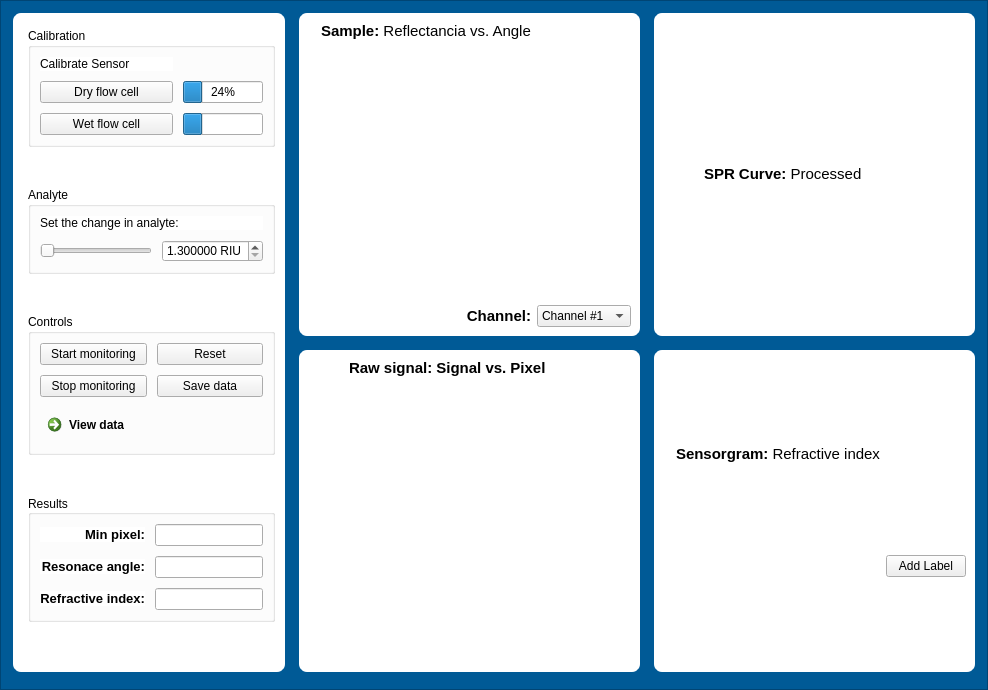
       <widget class="QFrame" name="main_frame">
        <property name="styleSheet">
         <string notr="true">QFrame{
	background-color: rgb(0, 90, 150);
}
QLabel{
	border: none;
}</string>
        </property>
        <property name="frameShape">
         <enum>QFrame::StyledPanel</enum>
        </property>
        <property name="frameShadow">
         <enum>QFrame::Raised</enum>
        </property>
        <layout class="QHBoxLayout" name="horizontalLayout_2">
         <property name="spacing">
          <number>10</number>
         </property>
         <property name="leftMargin">
          <number>10</number>
         </property>
         <property name="topMargin">
          <number>10</number>
         </property>
         <property name="rightMargin">
          <number>10</number>
         </property>
         <property name="bottomMargin">
          <number>15</number>
         </property>
         <item>
          <widget class="QFrame" name="frame_config">
           <property name="sizePolicy">
            <sizepolicy hsizetype="Preferred" vsizetype="Preferred">
             <horstretch>0</horstretch>
             <verstretch>0</verstretch>
            </sizepolicy>
           </property>
           <property name="minimumSize">
            <size>
             <width>250</width>
             <height>0</height>
            </size>
           </property>
           <property name="maximumSize">
            <size>
             <width>300</width>
             <height>16777215</height>
            </size>
           </property>
           <property name="styleSheet">
            <string notr="true">QFrame{
	background-color: rgb(255, 255, 255);
	border: 2px solid;
	border-color: rgb(0, 90, 150);
	border-radius: 10px;	
}
QLabel{
	border: none;
}
</string>
           </property>
           <property name="frameShape">
            <enum>QFrame::StyledPanel</enum>
           </property>
           <property name="frameShadow">
            <enum>QFrame::Raised</enum>
           </property>
           <layout class="QVBoxLayout" name="verticalLayout_2">
            <property name="spacing">
             <number>0</number>
            </property>
            <property name="leftMargin">
             <number>15</number>
            </property>
            <property name="topMargin">
             <number>15</number>
            </property>
            <property name="rightMargin">
             <number>10</number>
            </property>
            <property name="bottomMargin">
             <number>10</number>
            </property>
            <item>
             <widget class="QGroupBox" name="gb_calibration">
              <property name="sizePolicy">
               <sizepolicy hsizetype="Preferred" vsizetype="Fixed">
                <horstretch>0</horstretch>
                <verstretch>0</verstretch>
               </sizepolicy>
              </property>
              <property name="styleSheet">
               <string notr="true">font: 500 10pt &quot;Segoe UI&quot;;</string>
              </property>
              <property name="title">
               <string>Calibration</string>
              </property>
              <layout class="QGridLayout" name="gridLayout_8">
               <property name="spacing">
                <number>10</number>
               </property>
               <item row="3" column="0">
                <widget class="QPushButton" name="btn_Wet_flow_cell">
                 <property name="text">
                  <string>Wet flow cell</string>
                 </property>
                </widget>
               </item>
               <item row="1" column="0">
                <widget class="QPushButton" name="btn_Dry_flow_cell">
                 <property name="styleSheet">
                  <string notr="true">QPushButton{color:rgb(0,0,0)}
QPushButton::Hover{
			background-color: rgb(0, 160, 255); }
</string>
                 </property>
                 <property name="text">
                  <string>Dry flow cell</string>
                 </property>
                </widget>
               </item>
               <item row="0" column="0">
                <widget class="QLabel" name="label_16">
                 <property name="sizePolicy">
                  <sizepolicy hsizetype="Preferred" vsizetype="Fixed">
                   <horstretch>0</horstretch>
                   <verstretch>0</verstretch>
                  </sizepolicy>
                 </property>
                 <property name="styleSheet">
                  <string notr="true"/>
                 </property>
                 <property name="frameShape">
                  <enum>QFrame::NoFrame</enum>
                 </property>
                 <property name="text">
                  <string>&lt;html&gt;&lt;head/&gt;&lt;body&gt;&lt;p&gt;&lt;span style=&quot; font-weight:400;&quot;&gt;Calibrate Sensor&lt;/span&gt;&lt;/p&gt;&lt;/body&gt;&lt;/html&gt;</string>
                 </property>
                 <property name="alignment">
                  <set>Qt::AlignLeading|Qt::AlignLeft|Qt::AlignVCenter</set>
                 </property>
                </widget>
               </item>
               <item row="3" column="1">
                <widget class="QProgressBar" name="pgsBar_wet_cell">
                 <property name="sizePolicy">
                  <sizepolicy hsizetype="Preferred" vsizetype="Fixed">
                   <horstretch>0</horstretch>
                   <verstretch>0</verstretch>
                  </sizepolicy>
                 </property>
                 <property name="maximumSize">
                  <size>
                   <width>80</width>
                   <height>16777215</height>
                  </size>
                 </property>
                 <property name="value">
                  <number>24</number>
                 </property>
                 <property name="textVisible">
                  <bool>false</bool>
                 </property>
                </widget>
               </item>
               <item row="1" column="1">
                <widget class="QProgressBar" name="pgsBar_dry_cell">
                 <property name="sizePolicy">
                  <sizepolicy hsizetype="Preferred" vsizetype="Fixed">
                   <horstretch>0</horstretch>
                   <verstretch>0</verstretch>
                  </sizepolicy>
                 </property>
                 <property name="maximumSize">
                  <size>
                   <width>80</width>
                   <height>16777215</height>
                  </size>
                 </property>
                 <property name="value">
                  <number>24</number>
                 </property>
                </widget>
               </item>
              </layout>
             </widget>
            </item>
            <item>
             <spacer name="verticalSpacer_3">
              <property name="orientation">
               <enum>Qt::Vertical</enum>
              </property>
              <property name="sizeHint" stdset="0">
               <size>
                <width>20</width>
                <height>40</height>
               </size>
              </property>
             </spacer>
            </item>
            <item>
             <widget class="QGroupBox" name="gb_analyte">
              <property name="sizePolicy">
               <sizepolicy hsizetype="Preferred" vsizetype="Fixed">
                <horstretch>0</horstretch>
                <verstretch>0</verstretch>
               </sizepolicy>
              </property>
              <property name="styleSheet">
               <string notr="true">font: 500 10pt &quot;Segoe UI&quot;;</string>
              </property>
              <property name="title">
               <string>Analyte</string>
              </property>
              <layout class="QGridLayout" name="gridLayout_6">
               <property name="spacing">
                <number>10</number>
               </property>
               <item row="0" column="0" colspan="2">
                <widget class="QLabel" name="label">
                 <property name="sizePolicy">
                  <sizepolicy hsizetype="Preferred" vsizetype="Fixed">
                   <horstretch>0</horstretch>
                   <verstretch>0</verstretch>
                  </sizepolicy>
                 </property>
                 <property name="text">
                  <string>&lt;html&gt;&lt;head/&gt;&lt;body&gt;&lt;p&gt;&lt;span style=&quot; font-weight:400;&quot;&gt;Set the change in analyte:&lt;/span&gt;&lt;/p&gt;&lt;/body&gt;&lt;/html&gt;</string>
                 </property>
                </widget>
               </item>
               <item row="1" column="0">
                <widget class="QSlider" name="refractive_index_slider">
                 <property name="minimum">
                  <number>1300000</number>
                 </property>
                 <property name="maximum">
                  <number>1370000</number>
                 </property>
                 <property name="singleStep">
                  <number>5</number>
                 </property>
                 <property name="orientation">
                  <enum>Qt::Horizontal</enum>
                 </property>
                </widget>
               </item>
               <item row="1" column="1">
                <widget class="QDoubleSpinBox" name="refractive_index_analyte">
                 <property name="styleSheet">
                  <string notr="true">font: 600 11pt &quot;Segoe UI&quot;;</string>
                 </property>
                 <property name="suffix">
                  <string> RIU</string>
                 </property>
                 <property name="decimals">
                  <number>6</number>
                 </property>
                 <property name="minimum">
                  <double>1.300000000000000</double>
                 </property>
                 <property name="maximum">
                  <double>1.370000000000000</double>
                 </property>
                 <property name="singleStep">
                  <double>0.000005000000000</double>
                 </property>
                </widget>
               </item>
              </layout>
             </widget>
            </item>
            <item>
             <spacer name="verticalSpacer_5">
              <property name="orientation">
               <enum>Qt::Vertical</enum>
              </property>
              <property name="sizeHint" stdset="0">
               <size>
                <width>20</width>
                <height>40</height>
               </size>
              </property>
             </spacer>
            </item>
            <item>
             <widget class="QGroupBox" name="gb_controls">
              <property name="sizePolicy">
               <sizepolicy hsizetype="Preferred" vsizetype="Fixed">
                <horstretch>0</horstretch>
                <verstretch>0</verstretch>
               </sizepolicy>
              </property>
              <property name="styleSheet">
               <string notr="true">font: 500 10pt &quot;Segoe UI&quot;;</string>
              </property>
              <property name="title">
               <string>Controls</string>
              </property>
              <layout class="QGridLayout" name="gridLayout_9">
               <property name="topMargin">
                <number>9</number>
               </property>
               <property name="spacing">
                <number>10</number>
               </property>
               <item row="0" column="0">
                <widget class="QPushButton" name="btn_start">
                 <property name="text">
                  <string>Start monitoring</string>
                 </property>
                </widget>
               </item>
               <item row="1" column="1">
                <widget class="QPushButton" name="btn_save">
                 <property name="text">
                  <string>Save data</string>
                 </property>
                </widget>
               </item>
               <item row="0" column="1">
                <widget class="QPushButton" name="btn_reset">
                 <property name="text">
                  <string>Reset</string>
                 </property>
                </widget>
               </item>
               <item row="1" column="0">
                <widget class="QPushButton" name="btn_stop">
                 <property name="text">
                  <string>Stop monitoring</string>
                 </property>
                </widget>
               </item>
               <item row="2" column="0" colspan="2">
                <widget class="QCommandLinkButton" name="commandLinkButton">
                 <property name="text">
                  <string>View data</string>
                 </property>
                </widget>
               </item>
              </layout>
             </widget>
            </item>
            <item>
             <spacer name="verticalSpacer">
              <property name="orientation">
               <enum>Qt::Vertical</enum>
              </property>
              <property name="sizeHint" stdset="0">
               <size>
                <width>20</width>
                <height>40</height>
               </size>
              </property>
             </spacer>
            </item>
            <item>
             <widget class="QGroupBox" name="gb_Results">
              <property name="sizePolicy">
               <sizepolicy hsizetype="Preferred" vsizetype="Preferred">
                <horstretch>0</horstretch>
                <verstretch>0</verstretch>
               </sizepolicy>
              </property>
              <property name="styleSheet">
               <string notr="true">font: 500 10pt &quot;Segoe UI&quot;;
</string>
              </property>
              <property name="title">
               <string>Results</string>
              </property>
              <property name="alignment">
               <set>Qt::AlignLeading|Qt::AlignLeft|Qt::AlignVCenter</set>
              </property>
              <layout class="QGridLayout" name="gridLayout_7">
               <property name="topMargin">
                <number>9</number>
               </property>
               <property name="spacing">
                <number>10</number>
               </property>
               <item row="0" column="0">
                <widget class="QLabel" name="label_13">
                 <property name="sizePolicy">
                  <sizepolicy hsizetype="Preferred" vsizetype="Fixed">
                   <horstretch>0</horstretch>
                   <verstretch>0</verstretch>
                  </sizepolicy>
                 </property>
                 <property name="frameShape">
                  <enum>QFrame::NoFrame</enum>
                 </property>
                 <property name="text">
                  <string>&lt;html&gt;&lt;head/&gt;&lt;body&gt;&lt;p&gt;&lt;span style=&quot; font-size:10pt; font-weight:700;&quot;&gt;Min pixel:&lt;/span&gt;&lt;/p&gt;&lt;/body&gt;&lt;/html&gt;</string>
                 </property>
                 <property name="alignment">
                  <set>Qt::AlignRight|Qt::AlignTrailing|Qt::AlignVCenter</set>
                 </property>
                </widget>
               </item>
               <item row="0" column="1">
                <widget class="QLineEdit" name="min_pixel">
                 <property name="readOnly">
                  <bool>true</bool>
                 </property>
                </widget>
               </item>
               <item row="1" column="0">
                <widget class="QLabel" name="label_14">
                 <property name="sizePolicy">
                  <sizepolicy hsizetype="Preferred" vsizetype="Fixed">
                   <horstretch>0</horstretch>
                   <verstretch>0</verstretch>
                  </sizepolicy>
                 </property>
                 <property name="frameShape">
                  <enum>QFrame::NoFrame</enum>
                 </property>
                 <property name="text">
                  <string>&lt;html&gt;&lt;head/&gt;&lt;body&gt;&lt;p&gt;&lt;span style=&quot; font-size:10pt; font-weight:700;&quot;&gt;Resonace angle:&lt;/span&gt;&lt;/p&gt;&lt;/body&gt;&lt;/html&gt;</string>
                 </property>
                 <property name="alignment">
                  <set>Qt::AlignRight|Qt::AlignTrailing|Qt::AlignVCenter</set>
                 </property>
                </widget>
               </item>
               <item row="1" column="1">
                <widget class="QLineEdit" name="resonance_angle">
                 <property name="text">
                  <string/>
                 </property>
                 <property name="readOnly">
                  <bool>true</bool>
                 </property>
                </widget>
               </item>
               <item row="2" column="0">
                <widget class="QLabel" name="label_15">
                 <property name="sizePolicy">
                  <sizepolicy hsizetype="Preferred" vsizetype="Fixed">
                   <horstretch>0</horstretch>
                   <verstretch>0</verstretch>
                  </sizepolicy>
                 </property>
                 <property name="frameShape">
                  <enum>QFrame::NoFrame</enum>
                 </property>
                 <property name="text">
                  <string>&lt;html&gt;&lt;head/&gt;&lt;body&gt;&lt;p&gt;&lt;span style=&quot; font-size:10pt; font-weight:700;&quot;&gt;Refractive index:&lt;/span&gt;&lt;/p&gt;&lt;/body&gt;&lt;/html&gt;</string>
                 </property>
                 <property name="alignment">
                  <set>Qt::AlignRight|Qt::AlignTrailing|Qt::AlignVCenter</set>
                 </property>
                </widget>
               </item>
               <item row="2" column="1">
                <widget class="QLineEdit" name="refractive_index">
                 <property name="text">
                  <string/>
                 </property>
                 <property name="readOnly">
                  <bool>true</bool>
                 </property>
                </widget>
               </item>
              </layout>
             </widget>
            </item>
            <item>
             <spacer name="verticalSpacer_2">
              <property name="orientation">
               <enum>Qt::Vertical</enum>
              </property>
              <property name="sizeHint" stdset="0">
               <size>
                <width>20</width>
                <height>40</height>
               </size>
              </property>
             </spacer>
            </item>
           </layout>
          </widget>
         </item>
         <item>
          <widget class="QFrame" name="frame_graphs">
           <property name="sizePolicy">
            <sizepolicy hsizetype="Expanding" vsizetype="Preferred">
             <horstretch>0</horstretch>
             <verstretch>0</verstretch>
            </sizepolicy>
           </property>
           <property name="styleSheet">
            <string notr="true"/>
           </property>
           <layout class="QGridLayout" name="gridLayout">
            <property name="leftMargin">
             <number>0</number>
            </property>
            <property name="topMargin">
             <number>0</number>
            </property>
            <property name="rightMargin">
             <number>0</number>
            </property>
            <property name="bottomMargin">
             <number>0</number>
            </property>
            <property name="spacing">
             <number>10</number>
            </property>
            <item row="2" column="1">
             <widget class="QFrame" name="frame_Sensorgram">
              <property name="styleSheet">
               <string notr="true">QFrame{
	background-color: rgb(255, 255, 255);
	border: 2px solid;
	border-color: rgb(0, 90, 150);
	border-radius: 10px;	
}
QLabel{
	border: none;
}
</string>
              </property>
              <layout class="QGridLayout" name="gridLayout_3">
               <item row="1" column="0" colspan="3">
                <layout class="QVBoxLayout" name="verticalLayout"/>
               </item>
               <item row="0" column="1">
                <widget class="QLabel" name="label_2">
                 <property name="sizePolicy">
                  <sizepolicy hsizetype="Preferred" vsizetype="Fixed">
                   <horstretch>0</horstretch>
                   <verstretch>0</verstretch>
                  </sizepolicy>
                 </property>
                 <property name="frameShape">
                  <enum>QFrame::NoFrame</enum>
                 </property>
                 <property name="text">
                  <string>&lt;html&gt;&lt;head/&gt;&lt;body&gt;&lt;p&gt;&lt;span style=&quot; font-size:11pt; font-weight:700;&quot;&gt;Sensorgram: &lt;/span&gt;&lt;span style=&quot; font-size:11pt;&quot;&gt;Refractive index&lt;/span&gt;&lt;/p&gt;&lt;/body&gt;&lt;/html&gt;</string>
                 </property>
                </widget>
               </item>
               <item row="0" column="0">
                <widget class="QLabel" name="label_7">
                 <property name="sizePolicy">
                  <sizepolicy hsizetype="Fixed" vsizetype="Fixed">
                   <horstretch>0</horstretch>
                   <verstretch>0</verstretch>
                  </sizepolicy>
                 </property>
                 <property name="maximumSize">
                  <size>
                   <width>40</width>
                   <height>25</height>
                  </size>
                 </property>
                 <property name="frameShape">
                  <enum>QFrame::NoFrame</enum>
                 </property>
                 <property name="text">
                  <string/>
                 </property>
                 <property name="pixmap">
                  <pixmap resource="icons_.qrc">:/icons/icons/LOGO.png</pixmap>
                 </property>
                 <property name="scaledContents">
                  <bool>true</bool>
                 </property>
                </widget>
               </item>
               <item row="2" column="2">
                <widget class="QPushButton" name="btn_add_label">
                 <property name="minimumSize">
                  <size>
                   <width>80</width>
                   <height>0</height>
                  </size>
                 </property>
                 <property name="maximumSize">
                  <size>
                   <width>100</width>
                   <height>16777215</height>
                  </size>
                 </property>
                 <property name="styleSheet">
                  <string notr="true">font: 500 10pt &quot;Segoe UI&quot;;</string>
                 </property>
                 <property name="text">
                  <string>Add Label</string>
                 </property>
                </widget>
               </item>
              </layout>
             </widget>
            </item>
            <item row="0" column="1">
             <widget class="QFrame" name="frame_SPR_curve">
              <property name="styleSheet">
               <string notr="true">QFrame{
	background-color: rgb(255, 255, 255);
	border: 2px solid;
	border-color: rgb(0, 90, 150);
	border-radius: 10px;	
}
QLabel{
	border: none;
}
</string>
              </property>
              <property name="frameShape">
               <enum>QFrame::StyledPanel</enum>
              </property>
              <property name="frameShadow">
               <enum>QFrame::Raised</enum>
              </property>
              <layout class="QGridLayout" name="gridLayout_4">
               <item row="0" column="0">
                <widget class="QLabel" name="label_6">
                 <property name="sizePolicy">
                  <sizepolicy hsizetype="Fixed" vsizetype="Fixed">
                   <horstretch>0</horstretch>
                   <verstretch>0</verstretch>
                  </sizepolicy>
                 </property>
                 <property name="maximumSize">
                  <size>
                   <width>35</width>
                   <height>25</height>
                  </size>
                 </property>
                 <property name="frameShape">
                  <enum>QFrame::NoFrame</enum>
                 </property>
                 <property name="text">
                  <string/>
                 </property>
                 <property name="pixmap">
                  <pixmap resource="icons_.qrc">:/icons/icons/LOGO.png</pixmap>
                 </property>
                 <property name="scaledContents">
                  <bool>true</bool>
                 </property>
                </widget>
               </item>
               <item row="0" column="1">
                <widget class="QLabel" name="label_3">
                 <property name="sizePolicy">
                  <sizepolicy hsizetype="Preferred" vsizetype="Fixed">
                   <horstretch>0</horstretch>
                   <verstretch>0</verstretch>
                  </sizepolicy>
                 </property>
                 <property name="frameShape">
                  <enum>QFrame::NoFrame</enum>
                 </property>
                 <property name="text">
                  <string>&lt;html&gt;&lt;head/&gt;&lt;body&gt;&lt;p&gt;&lt;span style=&quot; font-size:11pt; font-weight:700;&quot;&gt;SPR Curve: &lt;/span&gt;&lt;span style=&quot; font-size:11pt;&quot;&gt;Processed&lt;/span&gt;&lt;/p&gt;&lt;/body&gt;&lt;/html&gt;</string>
                 </property>
                </widget>
               </item>
               <item row="1" column="0" colspan="2">
                <layout class="QVBoxLayout" name="verticalLayout_3"/>
               </item>
              </layout>
             </widget>
            </item>
            <item row="2" column="0">
             <widget class="QFrame" name="frame_Raw_signal">
              <property name="styleSheet">
               <string notr="true">QFrame{
	background-color: rgb(255, 255, 255);
	border: 2px solid;
	border-color: rgb(0, 90, 150);
	border-radius: 10px;	
}
QLabel{
	border: none;
}
</string>
              </property>
              <property name="frameShape">
               <enum>QFrame::StyledPanel</enum>
              </property>
              <property name="frameShadow">
               <enum>QFrame::Raised</enum>
              </property>
              <layout class="QGridLayout" name="gridLayout_5">
               <item row="0" column="1">
                <widget class="QLabel" name="label_10">
                 <property name="sizePolicy">
                  <sizepolicy hsizetype="Preferred" vsizetype="Fixed">
                   <horstretch>0</horstretch>
                   <verstretch>0</verstretch>
                  </sizepolicy>
                 </property>
                 <property name="frameShape">
                  <enum>QFrame::NoFrame</enum>
                 </property>
                 <property name="text">
                  <string>&lt;html&gt;&lt;head/&gt;&lt;body&gt;&lt;p&gt;&lt;span style=&quot; font-size:11pt; font-weight:700;&quot;&gt;Raw signal: Signal vs. Pixel&lt;/span&gt;&lt;/p&gt;&lt;/body&gt;&lt;/html&gt;</string>
                 </property>
                </widget>
               </item>
               <item row="1" column="0" colspan="3">
                <layout class="QVBoxLayout" name="verticalLayout_4">
                 <item>
                  <spacer name="verticalSpacer_4">
                   <property name="orientation">
                    <enum>Qt::Vertical</enum>
                   </property>
                   <property name="sizeHint" stdset="0">
                    <size>
                     <width>20</width>
                     <height>40</height>
                    </size>
                   </property>
                  </spacer>
                 </item>
                </layout>
               </item>
               <item row="0" column="0">
                <widget class="QLabel" name="label_9">
                 <property name="sizePolicy">
                  <sizepolicy hsizetype="Fixed" vsizetype="Fixed">
                   <horstretch>0</horstretch>
                   <verstretch>0</verstretch>
                  </sizepolicy>
                 </property>
                 <property name="maximumSize">
                  <size>
                   <width>35</width>
                   <height>25</height>
                  </size>
                 </property>
                 <property name="frameShape">
                  <enum>QFrame::NoFrame</enum>
                 </property>
                 <property name="text">
                  <string/>
                 </property>
                 <property name="pixmap">
                  <pixmap resource="icons_.qrc">:/icons/icons/LOGO.png</pixmap>
                 </property>
                 <property name="scaledContents">
                  <bool>true</bool>
                 </property>
                </widget>
               </item>
              </layout>
             </widget>
            </item>
            <item row="0" column="0">
             <widget class="QFrame" name="frame_Sample">
              <property name="styleSheet">
               <string notr="true">QFrame{
	background-color: rgb(255, 255, 255);
	border: 2px solid;
	border-color: rgb(0, 90, 150);
	border-radius: 10px;	
}
QLabel{
	border: none;
}
</string>
              </property>
              <property name="frameShape">
               <enum>QFrame::StyledPanel</enum>
              </property>
              <property name="frameShadow">
               <enum>QFrame::Raised</enum>
              </property>
              <layout class="QGridLayout" name="gridLayout_2">
               <item row="0" column="1" colspan="2">
                <widget class="QLabel" name="label_4">
                 <property name="sizePolicy">
                  <sizepolicy hsizetype="Preferred" vsizetype="Fixed">
                   <horstretch>0</horstretch>
                   <verstretch>0</verstretch>
                  </sizepolicy>
                 </property>
                 <property name="text">
                  <string>&lt;html&gt;&lt;head/&gt;&lt;body&gt;&lt;p&gt;&lt;span style=&quot; font-size:11pt; font-weight:700;&quot;&gt;Sample: &lt;/span&gt;&lt;span style=&quot; font-size:11pt;&quot;&gt;Reflectancia vs. Angle&lt;/span&gt;&lt;/p&gt;&lt;/body&gt;&lt;/html&gt;</string>
                 </property>
                </widget>
               </item>
               <item row="2" column="3">
                <widget class="QComboBox" name="cbox_channel">
                 <property name="styleSheet">
                  <string notr="true">font: 600 11pt &quot;Segoe UI&quot;;</string>
                 </property>
                 <item>
                  <property name="text">
                   <string>Channel #1</string>
                  </property>
                 </item>
                 <item>
                  <property name="text">
                   <string>Channel #2</string>
                  </property>
                 </item>
                 <item>
                  <property name="text">
                   <string>Channel #3</string>
                  </property>
                 </item>
                </widget>
               </item>
               <item row="2" column="1" colspan="2">
                <widget class="QLabel" name="label_8">
                 <property name="sizePolicy">
                  <sizepolicy hsizetype="Preferred" vsizetype="Fixed">
                   <horstretch>0</horstretch>
                   <verstretch>0</verstretch>
                  </sizepolicy>
                 </property>
                 <property name="layoutDirection">
                  <enum>Qt::LeftToRight</enum>
                 </property>
                 <property name="frameShape">
                  <enum>QFrame::NoFrame</enum>
                 </property>
                 <property name="text">
                  <string>&lt;html&gt;&lt;head/&gt;&lt;body&gt;&lt;p&gt;&lt;span style=&quot; font-size:11pt; font-weight:700;&quot;&gt;Channel:&lt;/span&gt;&lt;/p&gt;&lt;/body&gt;&lt;/html&gt;</string>
                 </property>
                 <property name="alignment">
                  <set>Qt::AlignRight|Qt::AlignTrailing|Qt::AlignVCenter</set>
                 </property>
                </widget>
               </item>
               <item row="0" column="0">
                <widget class="QLabel" name="label_5">
                 <property name="sizePolicy">
                  <sizepolicy hsizetype="Fixed" vsizetype="Fixed">
                   <horstretch>0</horstretch>
                   <verstretch>0</verstretch>
                  </sizepolicy>
                 </property>
                 <property name="maximumSize">
                  <size>
                   <width>35</width>
                   <height>25</height>
                  </size>
                 </property>
                 <property name="frameShape">
                  <enum>QFrame::NoFrame</enum>
                 </property>
                 <property name="text">
                  <string/>
                 </property>
                 <property name="pixmap">
                  <pixmap resource="icons_.qrc">:/icons/icons/LOGO.png</pixmap>
                 </property>
                 <property name="scaledContents">
                  <bool>true</bool>
                 </property>
                </widget>
               </item>
               <item row="1" column="0" colspan="4">
                <layout class="QVBoxLayout" name="verticalLayout_5">
                 <item>
                  <spacer name="verticalSpacer_6">
                   <property name="orientation">
                    <enum>Qt::Vertical</enum>
                   </property>
                   <property name="sizeHint" stdset="0">
                    <size>
                     <width>20</width>
                     <height>40</height>
                    </size>
                   </property>
                  </spacer>
                 </item>
                </layout>
               </item>
              </layout>
             </widget>
            </item>
           </layout>
          </widget>
         </item>
        </layout>
       </widget>
